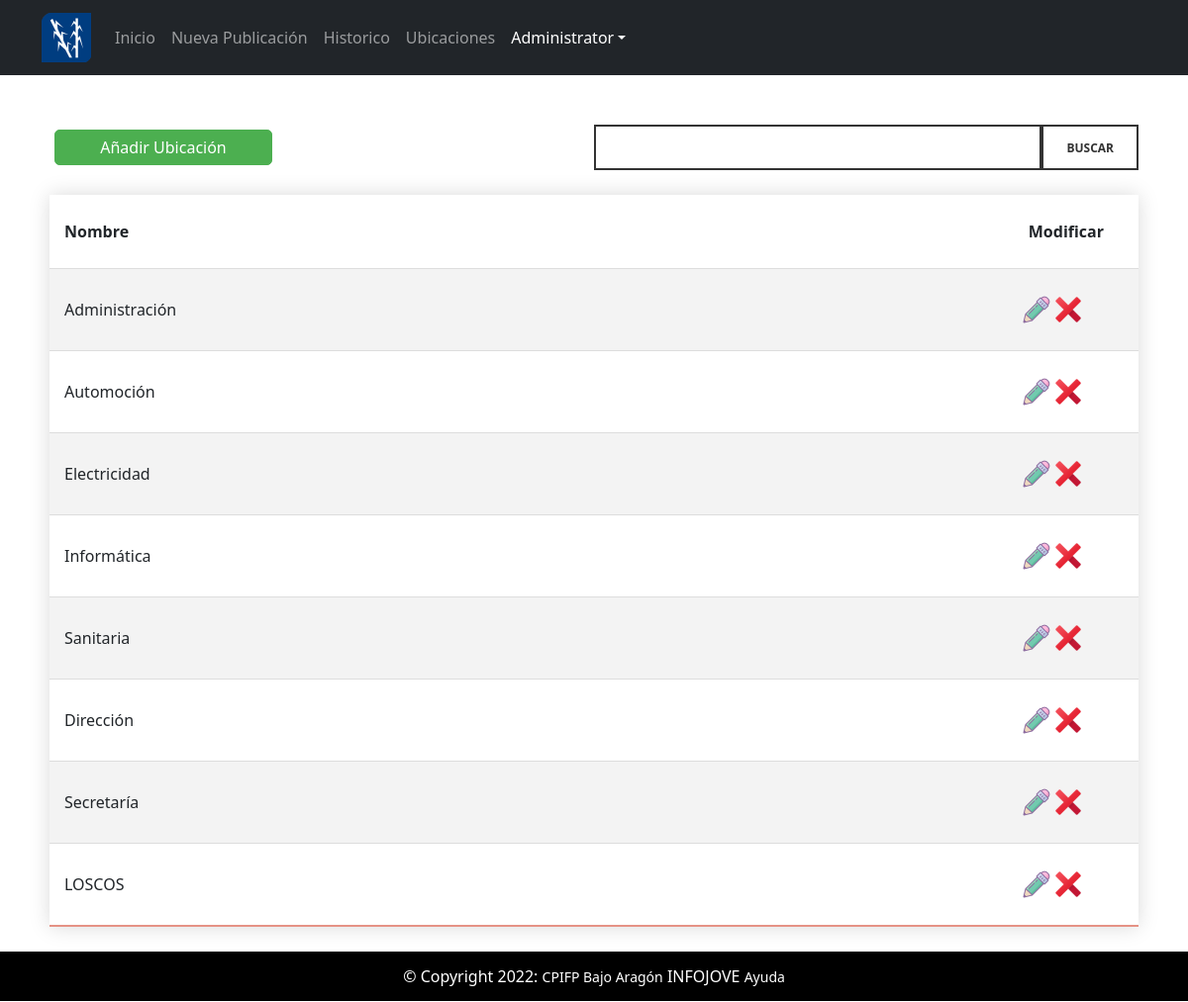
The page /reto/listaDepartamentos.php (signed in) on the database its author committed.
### tables this page shows
CREATE TABLE `Departamento` (
  `ID_Departamento` int NOT NULL,
  `Nombre` varchar(50) NOT NULL
);

### reto/listaDepartamentos.php (the view, shortened to what this page needs)
<!DOCTYPE html>
<html lang="es">
  <head>
      <link rel="stylesheet" href="css/estilos.css">
      <link rel="stylesheet" href="css/formulario.css">
      <link rel="stylesheet" href="https://cdn.jsdelivr.net/npm/bootstrap@5.1.0/dist/css/bootstrap.min.css">
  </head>
  <body>
  <nav class="navbar navbar-expand-lg navbar-dark bg-dark static-top">
    <div class="container">
      <a class="navbar-brand" href="pagina">
        <img src="images/logo.png" height="50px">
      </a>
      <div class="collapse navbar-collapse" id="navbarSupportedContent">
        <ul class="navbar-nav">
          <li class="nav-item">
            <a class="nav-link" aria-current="page" href="pagina">Inicio</a>
          </li>
          <li class="nav-item">
            <a class="nav-link" href="formulario">Nueva Publicación</a>
          </li>
          <?php
if (isset($_SESSION["rol"]) && $_SESSION["rol"]==3) {
}else{
  echo '<li class="nav-item">';
  echo '<a class="nav-link" href="historico">Historico</a>';
  echo '</li>';
  echo '<li class="nav-item">';
  echo  '<a class="nav-link" href="departamentos">Ubicaciones</a>';
  echo '</li>';
}
?>
  <li class="nav-item dropdown">
  <a class="nav-link dropdown-toggle active"  role="button" data-bs-toggle="dropdown" aria-expanded="true">
    <?php
    echo $_SESSION["nombre"];
    echo '</a>';
  if (isset($_SESSION["rol"]) && $_SESSION["rol"]==3) {
    echo '<ul class="dropdown-menu dropdown-menu-end" aria-labelledby="navbarDropdown">';
    echo  '<li><a class="dropdown-item" href="perfil">Perfil</a></li>';
    echo  '<li><a class="dropdown-item" href="cerrarsesion">Cerrar Sesión</a></li>';
    echo '</ul>';
  } else {
    echo  '</li>';
    echo '</ul>';
  }
  ?>
      </div>
    </div>
  </nav>
<div class="pagina">
<div class="buscador">
<form action="buscadorDepartamento" method="POST">
  <input type="text" name="texto" id="texto">
  <input id="buscar" type="submit" name="search" id="search" value="BUSCAR">
</form>
</div>
            <button id="add-btn" onclick="window.modal.showModal();">Añadir Ubicación</button>
                <?php
                  $usuario = 'root';
                  $password = 'Admin1234';
                  $db = new PDO('mysql:host=localhost;dbname=Prueba2', $usuario, $password);
                  $query = $db->prepare("SELECT ID_Departamento, Nombre FROM Departamento;");
                  $query->execute();
                  $data = $query->fetchAll();
                  echo '<div class="tabla-gestion"><table>';
                  echo '<tr><th>Nombre</th><th>Modificar</th></tr>';
                  foreach ($data as $valores):
                    echo '<tr><td>'. $valores['Nombre'] .'</td><td><a href="editarDepartamentoForm.php?id='.$valores['ID_Departamento'].'" ><img src="img/icons8-lápiz-64.png" class="gest-icons"></a><a onclick="confirmar(event)" href="borrarDepartamento.php?id='.$valores["ID_Departamento"].'"><img src="images/icons8-eliminar-96.png" class="gest-icons"></a></td></tr>';
                  endforeach;
                  echo '</table></div>';
                ?>
  <div class="pie-de-pagina">
      <footer>
      © Copyright 2022:
      <a href="https://cpifpbajoaragon.com">CPIFP Bajo Aragón</a>
      INFOJOVE
      <a href="img/manual.pdf">Ayuda</a>
      </footer>
    </div>
</div>
</body>
</html>

### reto/css/estilos.css (style rules this page uses)
html, body { margin:0; padding:0; height: 100%; }
.pagina a { text-decoration: none; color: inherit; font-size: 14px; }
.pie-de-pagina { text-align: center; height:50px; line-height:50px; background:black; color:white; text-align:center; position:absolute; bottom:0; left:0; width:100%; margin-bottom: 0px; }
.pagina { padding: 50px; position: relative; min-height: 100%; }
.tabla-gestion table { border-collapse: collapse; margin: 25px 0; font-size: 1em; width:100% ; box-shadow: 0 0 20px rgba(0, 0, 0, 0.15); }
.tabla-gestion th, td { padding:25px 15px; }
.tabla-gestion td:last-child { float: right; margin-right: 40px; }
.tabla-gestion th:last-child { float: right; margin-right: 20px; }
.tabla-gestion tbody tr { border-bottom: 1px solid #dddddd; }
.tabla-gestion tbody tr:nth-of-type(even) { background-color: #f3f3f3; }
.tabla-gestion tbody tr:last-of-type { border-bottom: 2px solid #e59285; }
.tabla-historico th, td { padding:25px 15px; }
#add-btn { margin:5px; padding: 5px; border-radius: 5px; border: 1px solid #4caf50; background-color: #4caf50; width: 20%; color:#ffffff; }
.buscador form { text-align: center; display: flex; flex-wrap: nowrap; justify-content: flex-start; align-items: stretch; align-content: stretch; flex: row; width: 50%; height: 50px; padding: 0px; float:right; }
.buscador input[type=text] { order: 1; margin:auto; padding: auto; height: 46px; margin-top: 0px; width: 100%; background: rgba(0, 0, 0, 0) none repeat scroll 0 0; border: 2px solid #333; box-shadow: none; }
.buscador input[type=submit] { order: 2; width: 20%; height: 46px; border-radius: 0px; background: rgba(0, 0, 0, 0) none repeat scroll 0 0; border: 2px solid #333; box-shadow: none; color: #333; display: inline-block; font-size: 12px; font-weight: 700; line-height: 34px; padding: 2px 20px 0; text-shadow: none; text-transform: uppercase; transition: all 0.4s ease 0s; }
.gest-icons { height: 32px; }
#publi th, td { padding:25px 15px; }

### reto/css/formulario.css (style rules this page uses)
html, body { margin:0; padding:0; height:100%; }
input[type=text] { border: 1px solid #e1e1e1; border-radius: 0; height: 42px; padding: 0 15px; width: 100%; outline: none; }
.pagina { padding: 50px; position: relative; min-height: 100%; }
.pie-de-pagina { text-align: center; height:50px; line-height:50px; background:black; color:white; text-align:center; position:absolute; bottom:0; left:0; width:100%; margin-bottom: 0px; }

### rows shown on the page
departamento: Nombre "Administración"
departamento: Nombre "Automoción"
departamento: Nombre "Electricidad"
departamento: Nombre "Informática"
departamento: Nombre "Sanitaria"
departamento: Nombre "Dirección"
departamento: Nombre "Secretaría"
departamento: Nombre "LOSCOS"

### other values the page prints
$_SESSION["nombre"] "Administrator"
